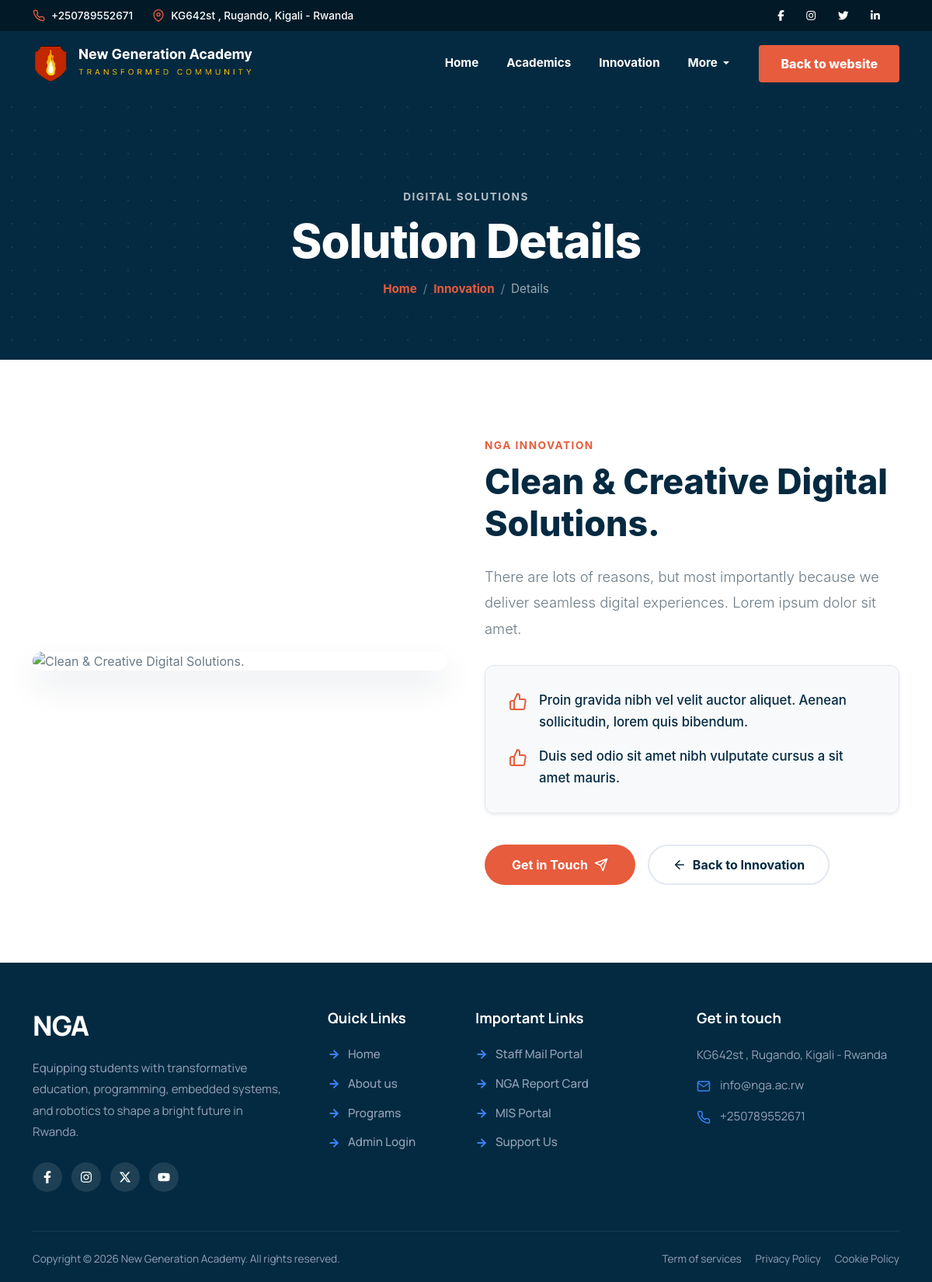
Page /coding-academy/digital_solutions.php?id=1 on the committed database.
### tables this page shows
CREATE TABLE `innovation_sliders` (
  `id` int NOT NULL,
  `title` varchar(255) NOT NULL,
  `description` text NOT NULL,
  `list_item_1` text,
  `list_item_2` text,
  `image_url` varchar(255) NOT NULL,
  `display_order` int DEFAULT '0',
  `status` tinyint(1) DEFAULT '1'
);

### coding-academy/digital_solutions.php (the view, shortened to what this page needs)
<?php
include 'include/header.php';
$solution_id = isset($_GET['id']) ? intval($_GET['id']) : 0;
$solution = null;
$error = false;
if ($solution_id > 0 && isset($conn)) {
    $stmt = $conn->prepare("SELECT * FROM innovation_sliders WHERE id = ? AND status = 1");
    if ($stmt) {
        $stmt->bind_param("i", $solution_id);
        $stmt->execute();
        $result = $stmt->get_result();
        if ($result->num_rows > 0) {
            $solution = $result->fetch_assoc();
        } else {
            $error = true;
        }
    } else {
        $error = true;
    }
} else {
    $error = true;
}
?>
<link href="https://unpkg.com/aos@2.3.1/dist/aos.css" rel="stylesheet">
<?php if ($solution && !$error): ?>
    <header class="page-header-banner">
        <div class="container page-header-content">
            <span class="sk-subtitle text-white-50" data-aos="fade-down" style="color: rgba(255,255,255,0.7) !important;">Digital Solutions</span>
            <h1 data-aos="zoom-in" data-aos-duration="1000">Solution Details</h1>
            <nav aria-label="breadcrumb" data-aos="fade-up" data-aos-delay="200">
                <ol class="breadcrumb">
                    <li class="breadcrumb-item"><a href="index.php">Home</a></li>
                    <li class="breadcrumb-item"><a href="innovation.php">Innovation</a></li>
                    <li class="breadcrumb-item active" aria-current="page">Details</li>
                </ol>
            </nav>
        </div>
    </header>
    <section class="details-section">
        <div class="container">
            <div class="row g-5 align-items-center">
                <div class="col-lg-6" data-aos="fade-right">
                    <div class="feature-image-wrapper">
                        <img src="admin/<?= htmlspecialchars($solution['image_url']) ?>"
                             alt="<?= htmlspecialchars($solution['title']) ?>"
                             onerror="this.src='https://images.unsplash.com/photo-1551288049-bebda4e38f71?auto=format&fit=crop&w=1000&q=80'">
                    </div>
                </div>
                <div class="col-lg-6" data-aos="fade-left" data-aos-delay="200">
                    <div class="details-content">
                        <span class="sk-subtitle">NGA Innovation</span>
                        <h2><?= htmlspecialchars($solution['title']) ?></h2>
                        <p class="lead">
                            <?= nl2br(htmlspecialchars($solution['description'])) ?>
                        </p>
                        <?php if (!empty($solution['list_item_1']) || !empty($solution['list_item_2'])): ?>
                            <ul class="thumbs-list shadow-sm">
                                <?php if (!empty($solution['list_item_1'])): ?>
                                <li>
                                    <svg width="24" height="24" viewBox="0 0 24 24" fill="none" stroke="currentColor" stroke-width="2" stroke-linecap="round" stroke-linejoin="round"><path d="M14 9V5a3 3 0 0 0-3-3l-4 9v11h11.28a2 2 0 0 0 2-1.7l1.38-9a2 2 0 0 0-2-2.3zM7 22H4a2 2 0 0 1-2-2v-7a2 2 0 0 1 2-2h3"></path></svg>
                                    <span><?= htmlspecialchars($solution['list_item_1']) ?></span>
                                </li>
                                <?php endif; ?>
                                <?php if (!empty($solution['list_item_2'])): ?>
                                <li>
                                    <svg width="24" height="24" viewBox="0 0 24 24" fill="none" stroke="currentColor" stroke-width="2" stroke-linecap="round" stroke-linejoin="round"><path d="M14 9V5a3 3 0 0 0-3-3l-4 9v11h11.28a2 2 0 0 0 2-1.7l1.38-9a2 2 0 0 0-2-2.3zM7 22H4a2 2 0 0 1-2-2v-7a2 2 0 0 1 2-2h3"></path></svg>
                                    <span><?= htmlspecialchars($solution['list_item_2']) ?></span>
                                </li>
                                <?php endif; ?>
                            </ul>
                        <?php endif; ?>
                        <div class="d-flex gap-3 flex-wrap mt-4">
                            <a href="contact.php" class="btn-sk-orange">
                                Get in Touch
                                <svg width="18" height="18" viewBox="0 0 24 24" fill="none" stroke="currentColor" stroke-width="2" stroke-linecap="round" stroke-linejoin="round"><line x1="22" y1="2" x2="11" y2="13"></line><polygon points="22 2 15 22 11 13 2 9 22 2"></polygon></svg>
                            </a>
                            <a href="innovation.php" class="btn-sk-outline">
                                <svg width="18" height="18" viewBox="0 0 24 24" fill="none" stroke="currentColor" stroke-width="2" stroke-linecap="round" stroke-linejoin="round"><line x1="19" y1="12" x2="5" y2="12"></line><polyline points="12 19 5 12 12 5"></polyline></svg>
                                Back to Innovation
                            </a>
                        </div>
                    </div>
                </div>
            </div>
        </div>
    </section>
<?php endif; ?>
<?php
include 'include/footer.php';
?>

### coding-academy/include/header.php (style rules this page uses)
:root { --sk-blue: #042a41; --sk-darker-blue: #021a28; --sk-orange: #e65c3d; --sk-orange-hover: #cf4f33; --font-main: 'Manrope', sans-serif; }
html, body { margin: 0; padding: 0; font-family: var(--font-main); }
body { display: flex; flex-direction: column; min-height: 100vh; overflow-x: hidden; }

### coding-academy/digital_solutions.php (style rules this page uses)
:root { --sk-blue: #042a41; --sk-orange: #e65c3d; --sk-orange-hover: #cf4f33; --sk-text: #6b7a85; --sk-bg-gray: #f8f9fa; --sk-border: #e2e8f0; }
body { background-color: #ffffff; color: var(--sk-text); font-family: 'Inter', system-ui, -apple-system, sans-serif; overflow-x: hidden; }
h1, h2, h3, h4, h5, h6 { color: var(--sk-blue); font-weight: 800; }
.sk-subtitle { color: var(--sk-orange); font-size: 0.85rem; text-transform: uppercase; letter-spacing: 1.5px; font-weight: 700; display: block; margin-bottom: 10px; }
.page-header-banner { background-color: var(--sk-blue); padding: 120px 20px 80px; text-align: center; color: #ffffff; position: relative; overflow: hidden; }
.page-header-banner::after { content: ''; position: absolute; top: 0; left: 0; right: 0; bottom: 0; background-image: radial-gradient(rgba(255,255,255,0.08) 1.5px, transparent 1.5px); background-size: 30px 30px; z-index: 1; }
.page-header-content { position: relative; z-index: 2; }
.page-header-banner h1 { color: #ffffff; font-size: clamp(2.5rem, 5vw, 4rem); margin-bottom: 15px; line-height: 1.2; letter-spacing: -1px; }
.breadcrumb { justify-content: center; background: transparent; padding: 0; margin: 0; font-size: 0.95rem; }
.breadcrumb-item a { color: var(--sk-orange); text-decoration: none; font-weight: 700; transition: 0.3s; }
.breadcrumb-item.active { color: rgba(255,255,255,0.6); }
.breadcrumb-item + .breadcrumb-item::before { color: rgba(255,255,255,0.4); }
.details-section { padding: 100px 0; }
.feature-image-wrapper { border-radius: 16px; overflow: hidden; box-shadow: 0 20px 40px rgba(4, 42, 65, 0.1); position: relative; }
.feature-image-wrapper img { width: 100%; height: auto; max-height: 600px; object-fit: cover; display: block; }
.details-content h2 { font-size: 2.8rem; line-height: 1.2; margin-bottom: 25px; }
.details-content p.lead { font-size: 1.15rem; line-height: 1.8; color: var(--sk-text); margin-bottom: 30px; }
.thumbs-list { list-style: none; padding: 0; margin: 0 0 40px 0; background: var(--sk-bg-gray); padding: 30px; border-radius: 12px; border: 1px solid var(--sk-border); }
.thumbs-list li { display: flex; align-items: flex-start; margin-bottom: 15px; font-size: 1.05rem; line-height: 1.7; color: var(--sk-blue); font-weight: 500; }
.thumbs-list li:last-child { margin-bottom: 0; }
.thumbs-list li svg { color: var(--sk-orange); flex-shrink: 0; margin-right: 15px; margin-top: 4px; }
.btn-sk-orange { background-color: var(--sk-orange); color: #ffffff; border: none; padding: 14px 35px; border-radius: 30px; font-weight: 700; transition: all 0.3s ease; text-decoration: none; display: inline-flex; align-items: center; gap: 8px; }
.btn-sk-outline { background-color: transparent; color: var(--sk-blue); border: 2px solid var(--sk-border); padding: 12px 30px; border-radius: 30px; font-weight: 700; transition: all 0.3s; text-decoration: none; display: inline-flex; align-items: center; gap: 8px; }

### coding-academy/include/footer.php (style rules this page uses)
:root { --sk-blue: #042a41; --sk-orange: #e65c3d; --sk-text-muted: #94a3b8; --sk-icon-blue: #3b82f6; }

### rows in the picture
innovation_sliders: title "Clean & Creative Digital Solutions.", description "There are lots of reasons, but most importantly because we deliver seamless digital experiences. Lorem ipsum dolor sit amet.", list_item_1 "Proin gravida nibh vel velit auctor aliquet. Aenean sollicitudin, lorem quis bibendum.", list_item_2 "Duis sed odio sit amet nibh vulputate cursus a sit amet mauris."

### other values in the picture
$settings['school_phone'] "+250789552671"
$settings['school_address'] "KG642st , Rugando, Kigali - Rwanda"
